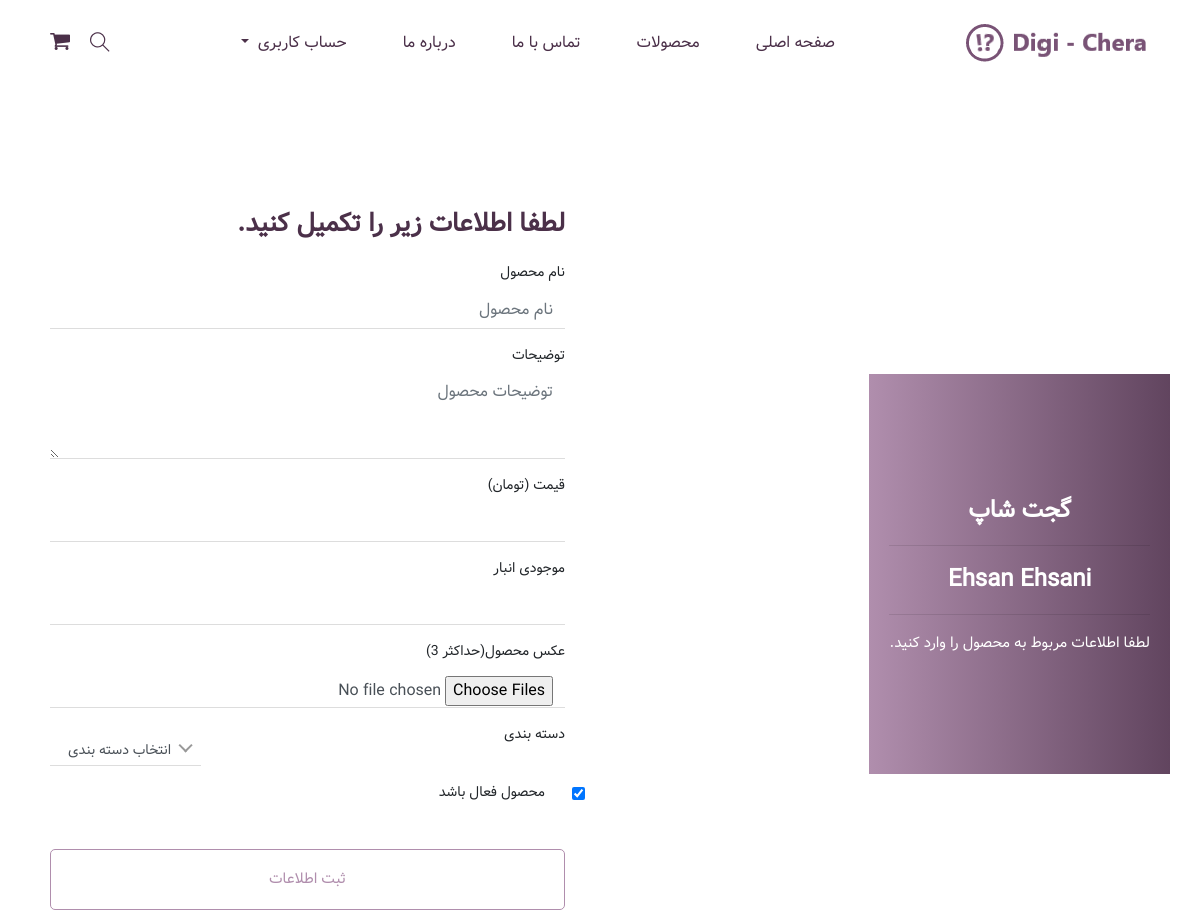
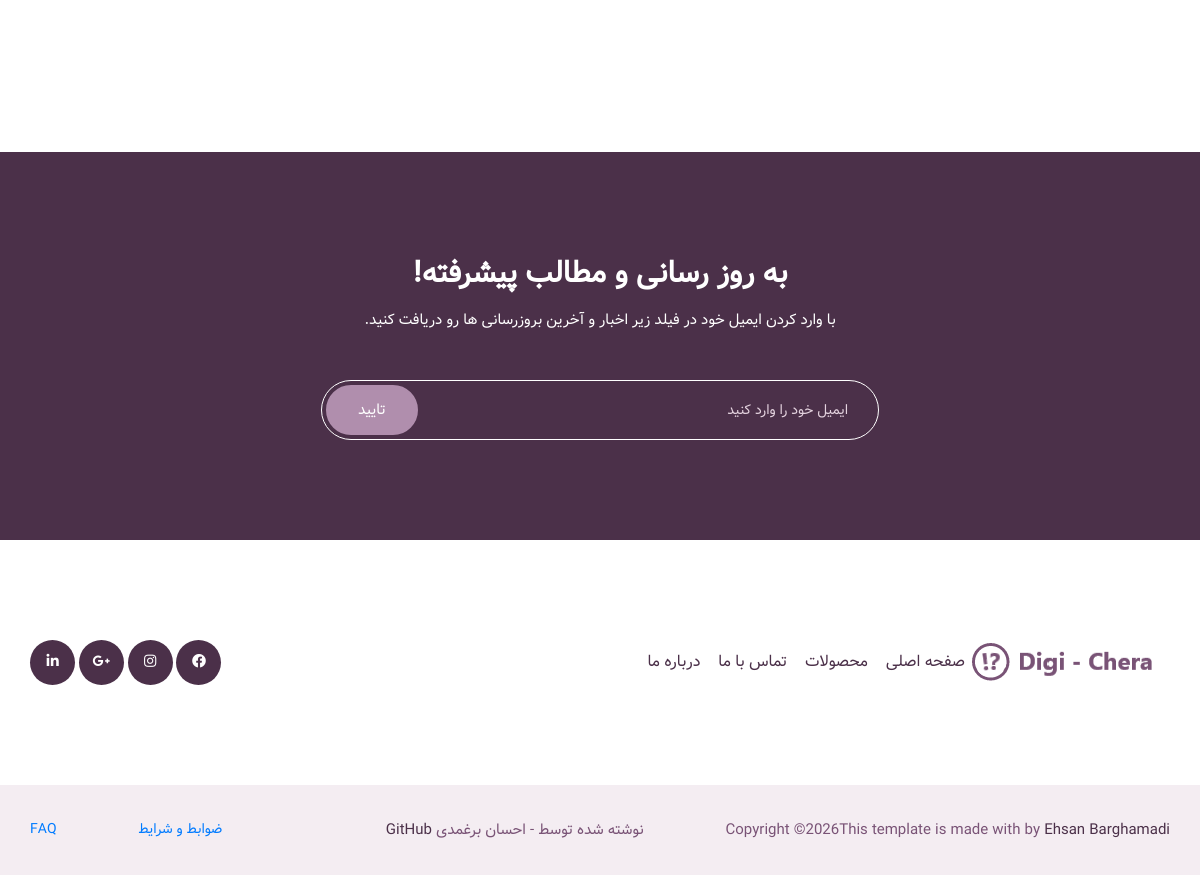
Page /products/create/ (signed in) on the committed database (2 pictures, top to bottom).
### user/models.py (models this page shows, shortened)
class CustomUser(AbstractBaseUser, PermissionsMixin, TimeStampedModel):
    class Roles(models.TextChoices):
        CUSTOMER = 'customer', 'خریدار'
        SELLER = 'seller', 'فروشنده'
        STAFF = 'staff', 'ادمین'
    role = models.CharField(
        verbose_name='نقش',
        max_length=10,
        choices=Roles.choices,
        default=Roles.CUSTOMER
    )
    phone = models.CharField(
        verbose_name='شماره تماس',
        max_length=20,
        unique=True,
        validators= [phone_validator],
        help_text='شماره باید منحصر به فرد باشد'
    )
    first_name = models.CharField(
        verbose_name='نام',
        max_length=30
    )
    last_name = models.CharField(
        verbose_name='نام خانوادگی',
        max_length=30
    )
    email = models.EmailField(
        verbose_name='ایمیل',
        blank=True,
        null=True
    )
    is_active = models.BooleanField(
        default=True,
        help_text='مشخص میکند آیا کاربر فعال است یا نه'
    )
    is_staff = models.BooleanField(
        default=False,
        help_text='مربوط به دسترسی به پنل ادمین'
    )
    class Meta:
        verbose_name = 'کاربر'
        verbose_name_plural = 'کاربرها'
        ordering = ['-created_at']
    USERNAME_FIELD = 'phone'
    REQUIRED_FIELDS = ['first_name', 'last_name']
    objects = CustomUserManager()

### store/models.py (models this page shows, shortened)
class Store(SluggedModel):
    owner = models.OneToOneField(
        settings.AUTH_USER_MODEL,
        on_delete=models.CASCADE,
        related_name='store',
        verbose_name='مالک فروشگاه'
    )
    store_name = models.CharField(
        verbose_name='اسم فروشگاه',
        max_length=255,
    )
    store_logo = models.ImageField(
        verbose_name='لوگوی فروشگاه',
        upload_to='store_logo/%Y/%m/%d/',
        validators=[validate_file_size],
        blank=True,
        null=True
    )
    store_phone = models.CharField(
        verbose_name='شماره تماس فروشگاه',
        max_length=20,
        unique=True
    )
    is_active = models.BooleanField(
        verbose_name='فعال بودن فروشگاه',
        default=False
    )
    class Meta:
        verbose_name = 'فروشگاه'
        verbose_name_plural = 'فروشگاه ها'
        ordering = ['-created_at']

### product/views.py (the view)
# urls.py: path('create/', views.product_create, name='product_create'),
@login_required
@store_required()
def product_create(request):
    user = request.user
    if request.method == 'POST':
        form = ProductForm(request.POST, request.FILES)
        if form.is_valid():
            product = form.save(commit=False)
            product.store = user.store
            product.save()
            files = request.FILES.getlist('image')
            for f in files:
                ProductImage.objects.create(product=product, title=product.name, image=f)
            messages.success(request,'محصول شما با موفقیت ایجاد شد')
            return redirect('store:detail')
    else:
        form = ProductForm()
    return render(request, 'product/product_form.html', {'form': form})

### product/models.py (called while the page is built)
    def __str__(self):
        return self.name

### product/templates/product/product_form.html (shortened to what this page needs)
{% extends 'base.html' %}
{% load static %}
{% block content %}
{% if user.is_authenticated %}
    <section class="login_part section_padding ">
        <div class="container">
            <div class="row align-items-center">
                <div class="col-lg-6 col-md-6">
                    <div class="login_part_text text-center">
                        <div class="login_part_text_iner">
                            <h2>{{ user.store.store_name }}</h2>
                            <hr>
                            <h2>{{ user.first_name }} {{ user.last_name }}</h2>
                            <hr>
                            <p>لطفا اطلاعات مربوط به محصول را وارد کنید.</p>
                        </div>
                    </div>
                </div>
                <div class="col-lg-6 col-md-6">
                    <div class="login_part_form">
                        <div class="login_part_form_iner">
                            <h3>لطفا اطلاعات زیر را تکمیل کنید.</h3>
                            <form class="row contact_form" id="productForm" method="post" enctype="multipart/form-data">
                                <div class="col-md-12 form-group p_star">
                                    <label for="id_name">نام محصول</label>
                                    {{ form.name }}
                                </div>
                                <div class="col-md-12 form-group p_star">
                                    <label for="id_description">توضیحات</label>
                                    {{ form.description }}
                                </div>
                                <div class="col-md-12 form-group p_star">
                                    <label for="id_price">قیمت (تومان)</label>
                                    {{ form.price }}
                                </div>
                                <div class="col-md-12 form-group p_star">
                                    <label for="id_stock">موجودی انبار</label>
                                    {{ form.stock }}
                                </div>
                                <div class="col-md-12 form-group p_star">
                                    <label for="id_image">عکس محصول(حداکثر 3)</label>
                                    {{ form.image }}
                                </div>
                                <div class="col-md-12 form-group p_star">
                                    <label for="id_image">دسته بندی</label>
                                </div>
                                <div class="col-md-12 form-group p_star">
                                    <div class="form-check">
                                        {{ form.is_active }}
                                        <label class="form-check-label" for="id_is_active">محصول فعال باشد</label>
                                    </div>
                                </div>
                                <div class="col-md-12 form-group">
                                    <button type="submit" value="submit" class="btn_3">
                                        ثبت اطلاعات
                                    </button>
                                </div>
                            </form>
                        </div>
                    </div>
                </div>
            </div>
        </div>
    </section>
{% endif %}
{% endblock content %}

### rows in the picture
CustomUser: store.store_name "گجت شاپ", first_name "Ehsan", last_name "Ehsani"
